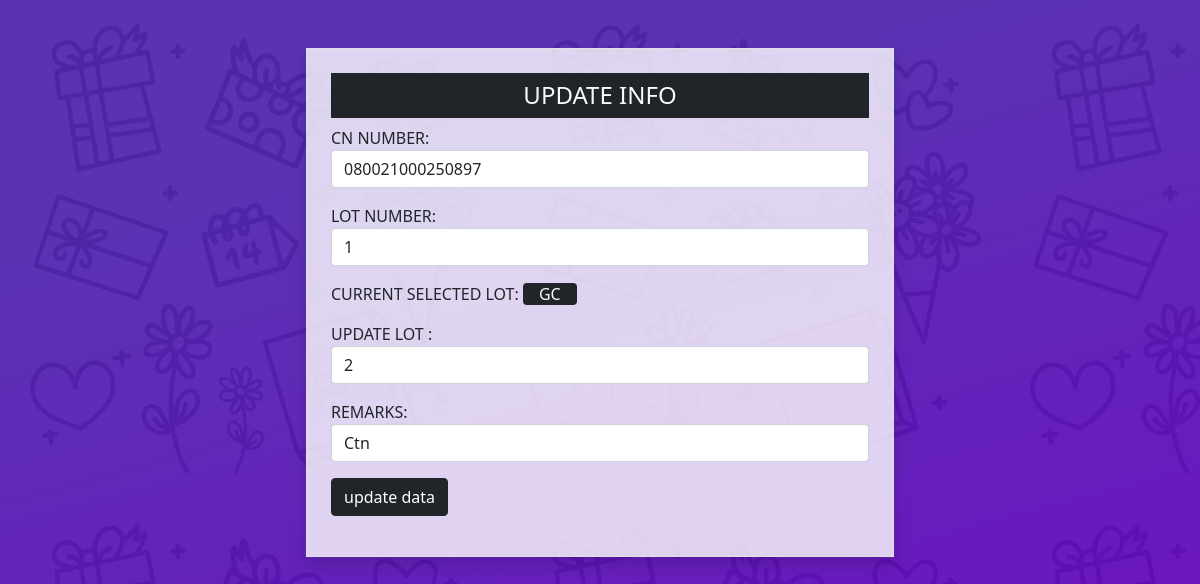
The page /edit.php?userID=5447 on the database its author committed.
### tables this page shows
CREATE TABLE `infos` (
  `id` int(10) NOT NULL,
  `cn_number` varchar(255) NOT NULL,
  `lot_number` varchar(255) NOT NULL,
  `lot_selection` varchar(255) NOT NULL,
  `remarks` varchar(255) NOT NULL,
  `Time` datetime(6) NOT NULL
);

### function.php (called while the page is built, shortened)
<?php
class crud
{
  private $conn;
  public function __construct()
  {
    $host = 'localhost';
    $user = 'root';
    $pass = '';
    $db = 'lot_management';
    $this->conn = mysqli_connect($host, $user, $pass, $db);
  }
  public function showDataById($id)
  {
    $query = "select * from infos where id='$id'";
    return mysqli_query($this->conn, $query);
  }
}
?>

### edit.php (the view, shortened to what this page needs)
<?php
include 'function.php';
$obj = new crud();
$id = $_GET['userID'];
$data = $obj->showDataById($id);
?>
<!DOCTYPE html>
<html lang="en">
<head>
  <link href="https://cdn.jsdelivr.net/npm/bootstrap@5.0.2/dist/css/bootstrap.min.css" rel="stylesheet"
>
</head>
<body>
  <div class="row mx-0 my-5 text-uppercase" >
    <form action="" method="post" enctype="multipart/form-data">
      <div class="col-lg-6 mx-auto border  shadow p-4 "style="background: #ffffffcc;">
        <?php
        while ($user = mysqli_fetch_assoc($data)) {
          ?>
          <h4 class="text-center bg-dark text-light py-2  ">UPDATE INFO</h4>
          <div class="mb-3">
            CN Number: <input type="text" class="form-control" value="<?php echo $user['cn_number']; ?>"
              name="update_cn_number" />
          </div>
          <div class="mb-3">
            LOT Number: <input type="text" class="form-control" value="<?php echo $user['lot_number']; ?>"
              name="update_lot_number" />
          </div>
          <div class="mb-3">
            <p>
              Current selected Lot: <span class="bg-dark text-light px-3 rounded-2"> <?php echo $user['lot_selection']; ?>
              </span>
            </p>
            Update Lot :
            <select name="update_lot_selection" class="form-control">
              <option value="2">2</option>
            </select>
          </div>
          <div class="mb-3">
            Remarks:
            <input class="form-control" value="<?php echo $user['remarks']; ?>" name="update_remarks">
          </div>
          <div class="mb-3">
            <button type="submit" name="update_btn" class="btn btn-dark">update data</button>
          </div>
          <?php
        }
        ?>
      </div>
    </form>
  </div>
</body>
</html>

### edit.php (style rules this page uses)
body { background-image: linear-gradient(165deg, rgba(82, 39, 176, 0.9490196078) 23%, rgba(108, 3, 193, 0.968627451)), url(images/4863805.png); height: 100vh; }

### rows shown on the page
infos: update_cn_number "080021000250897", update_lot_number "1", lot_selection "GC", update_remarks "Ctn"
